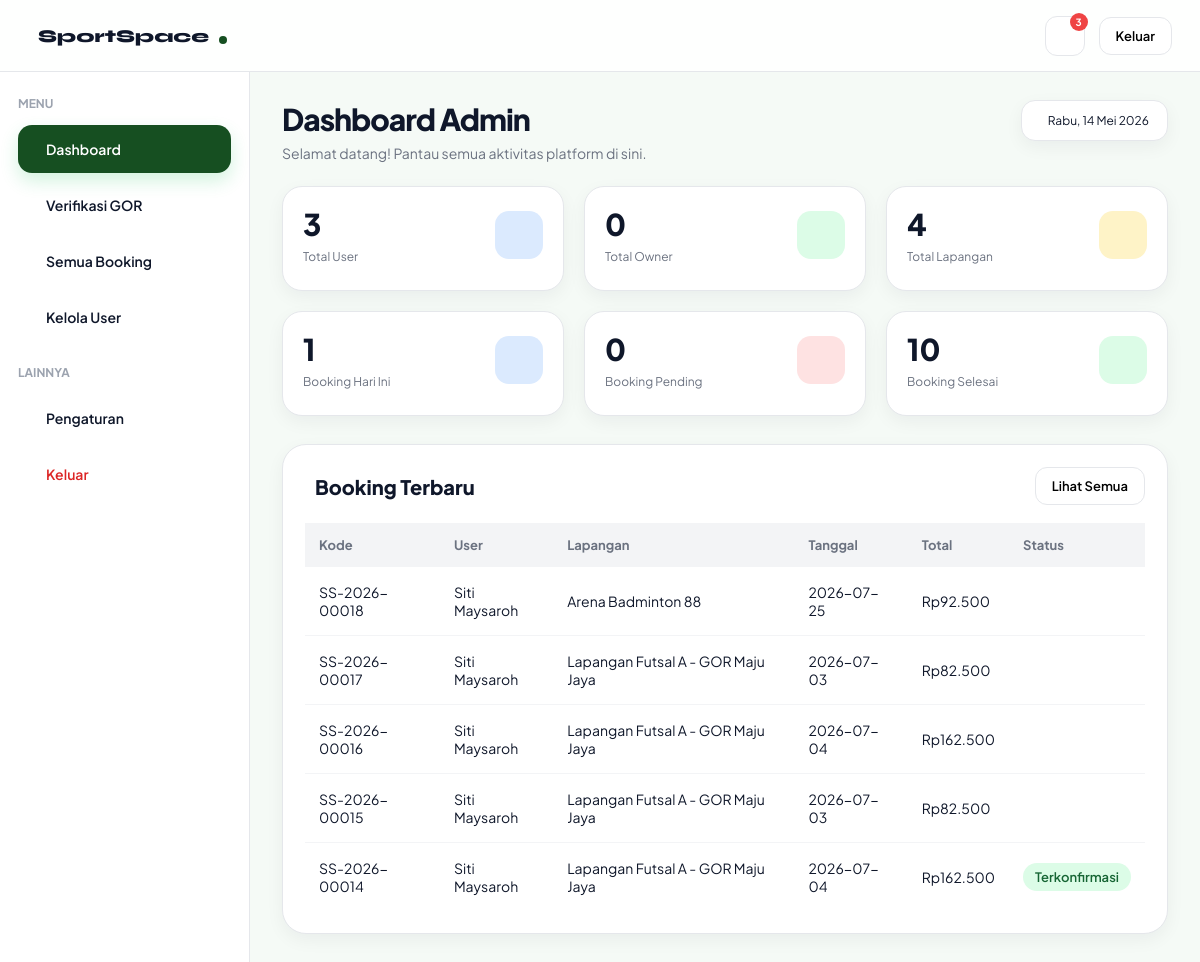
/dashboard-admin.php?filter=diterima, run on an earlier commit of the app's database.
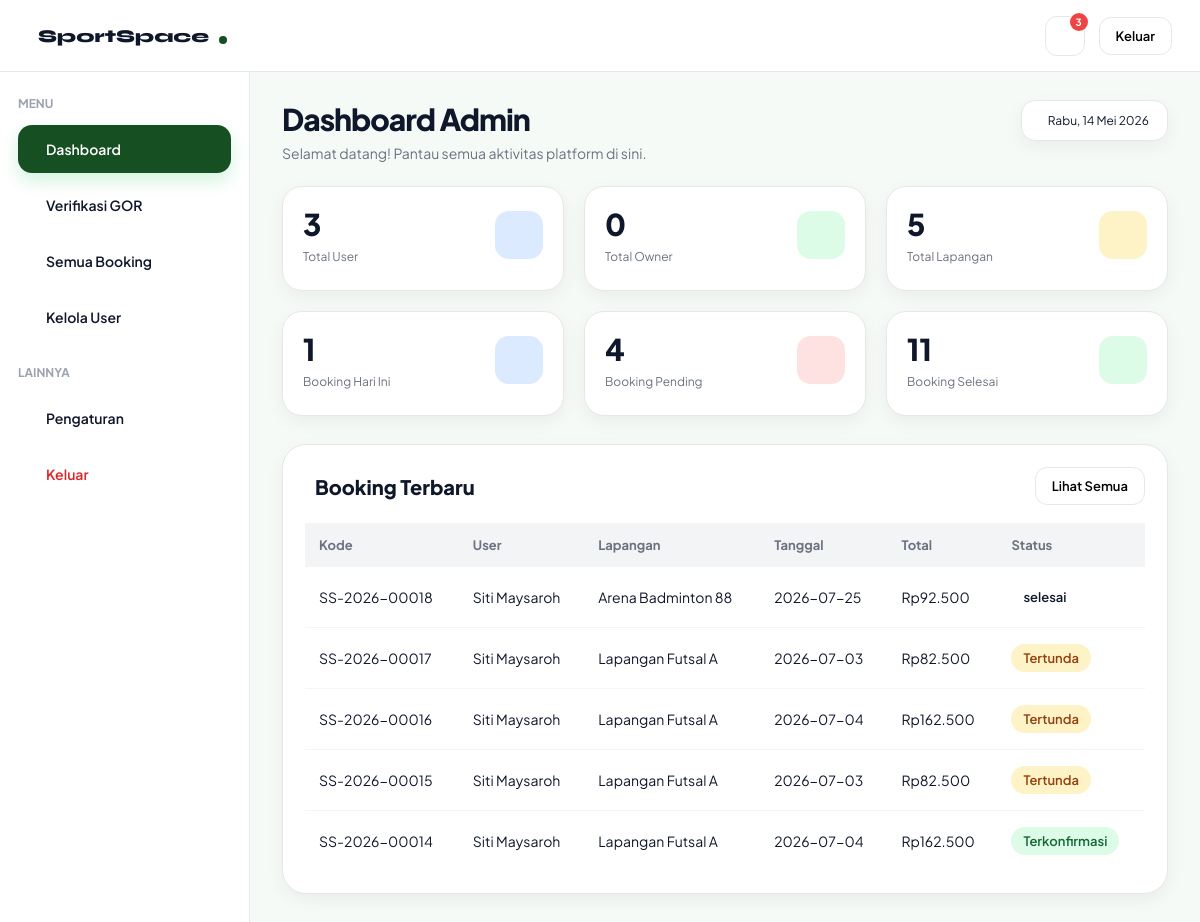
And on a later commit of the database.
### tables this page shows
CREATE TABLE `booking` (
  `booking_id` int(11) NOT NULL,
  `user_id` int(11) NOT NULL,
  `field_id` int(11) NOT NULL,
  `tanggal` date NOT NULL,
  `jam_mulai` time NOT NULL,
  `jam_selesai` time NOT NULL,
  `status` enum('tertunda','terkonfirmasi','dibatalkan','selesai') NOT NULL DEFAULT 'tertunda',
  `created_at` timestamp NOT NULL DEFAULT current_timestamp(),
  `booking_code` varchar(20) DEFAULT NULL
);

CREATE TABLE `users` (
  `user_id` int(11) NOT NULL,
  `nama` varchar(50) NOT NULL,
  `email` varchar(100) NOT NULL,
  `password` varchar(255) NOT NULL,
  `role` enum('user','admin') NOT NULL DEFAULT 'user',
  `created_at` timestamp NOT NULL DEFAULT current_timestamp()
);

CREATE TABLE `fields` (
  `field_id` int(11) NOT NULL,
  `owner_id` int(11) DEFAULT NULL,
  `nama_lapangan` varchar(100) NOT NULL,
  `jenis` varchar(50) NOT NULL,
  `harga` decimal(10,2) NOT NULL,
  `status` enum('tersedia','penuh') NOT NULL DEFAULT 'tersedia',
  `lokasi` varchar(255) DEFAULT NULL,
  `gambar` varchar(255) DEFAULT NULL,
  `deskripsi` text DEFAULT NULL,
  `owner_name` varchar(100) DEFAULT NULL,
  `owner_phone` varchar(20) DEFAULT NULL,
  `owner_address` varchar(255) DEFAULT NULL,
  `jam_operasional` varchar(50) DEFAULT NULL,
  `kapasitas` int(11) DEFAULT NULL,
  `jenis_lantai` varchar(50) DEFAULT NULL,
  `fasilitas` text DEFAULT NULL,
  `maps_link` text DEFAULT NULL,
  `google_maps_url` text DEFAULT NULL,
  `verifikasi` enum('pending','diterima','ditolak') NOT NULL DEFAULT 'pending',
  `durasi_slot` int(11) NOT NULL DEFAULT 1,
  `hari_libur` text DEFAULT NULL,
  `aktif` enum('aktif','nonaktif') NOT NULL
);

CREATE TABLE `payment` (
  `payment_id` int(11) NOT NULL,
  `booking_id` int(11) NOT NULL,
  `metode` enum('transfer','ewallet','cash') NOT NULL,
  `total` decimal(10,2) NOT NULL,
  `status` enum('tertunda','diverifikasi','ditolak') NOT NULL DEFAULT 'tertunda',
  `tanggal_bayar` timestamp NOT NULL DEFAULT current_timestamp()
);

### get-admin-dashboard.php (called while the page is built, shortened)
<?php
include "config.php";
$result = mysqli_query($conn, "
SELECT COUNT(*) AS total
FROM users
");
$totalUser = mysqli_fetch_assoc($result)['total'];
$result = mysqli_query($conn, "
SELECT COUNT(*) AS total
FROM fields
");
$totalLapangan = mysqli_fetch_assoc($result)['total'];
$result = mysqli_query($conn, "
SELECT COUNT(*) AS total
FROM booking
WHERE status='tertunda'
");
$totalPending = mysqli_fetch_assoc($result)['total'];
$result = mysqli_query($conn,"
SELECT COUNT(*) AS total
FROM users
WHERE role='owner'
");
$totalOwner = mysqli_fetch_assoc($result)['total'];
$result = mysqli_query($conn,"
SELECT COUNT(*) AS total
FROM booking
WHERE tanggal = CURDATE()
");
$totalBookingHariIni = mysqli_fetch_assoc($result)['total'];
$result = mysqli_query($conn,"
SELECT COUNT(*) AS total
FROM booking
WHERE status='terkonfirmasi'
");
$totalBookingSelesai = mysqli_fetch_assoc($result)['total'];

### get-booking-terbaru.php (called while the page is built)
<?php
include "config.php";
$queryBookingTerbaru = mysqli_query(
    $conn,
    "
    SELECT
        booking.booking_code,
        users.nama,
        fields.nama_lapangan,
        booking.tanggal,
        payment.total,
        booking.status
    FROM booking
    JOIN users
    ON booking.user_id = users.user_id
    JOIN fields
    ON booking.field_id = fields.field_id
    LEFT JOIN payment
    ON booking.booking_id = payment.booking_id
    ORDER BY booking.booking_id DESC
    LIMIT 5
    "
);

### dashboard-admin.php (the view, shortened to what this page needs)
<?php
include "get-admin-dashboard.php";
include "get-booking-terbaru.php";
?>
<!DOCTYPE html>
<html lang="id">
<head>
  <link rel="stylesheet" href="admin.css">
  <link rel="stylesheet" href="https://cdn.jsdelivr.net/npm/@tabler/icons-webfont@3.31.0/dist/tabler-icons.min.css">
</head>
<body>
   <nav class="navbar">
    <a href="index.php"class="navbar-brand"> <i class="ti ti-bowling"></i>
      <span>SportSpace</span>
      <div class="dot"></div>
    </a>
    <div class="navbar-actions">
      <div class="notif-container">
        <div class="notif" onclick="toggleNotif()"> <i class="ti ti-bell"></i>
          <div class="notif-badge" id="notifBadge"> 3 </div>
        </div>
    </div>
    <a href="login.html">
      <button class="btn btn-outline btn-sm"> <i class="ti ti-logout"> </i> Keluar </button>
    </a>
  </div>
</nav>
 <div class="dashboard-layout">
   <aside class="sidebar">
    <div>
      <div class="sidebar-section"> MENU </div>
      <div class="sidebar-menu">
        <div class="sidebar-item active" onclick="showSection('dashboard', this)"> <i class="ti ti-home"></i>
          <span>Dashboard</span>
        </div>
        <div class="sidebar-item" onclick="showSection('venue', this)"> <i class="ti ti-building"></i>
          <span>Verifikasi GOR</span>
        </div>
        <div class="sidebar-item" onclick="showSection('booking', this)"> <i class="ti ti-calendar-event"></i>
          <span>Semua Booking</span>
        </div>
        <div class="sidebar-item" onclick="showSection('user', this)"> <i class="ti ti-users"></i>
          <span>Kelola User</span>
        </div>
      </div>
      <div class="sidebar-section extra"> LAINNYA </div>
      <div class="sidebar-menu">
        <div class="sidebar-item" onclick="showSection('setting', this)"> <i class="ti ti-settings"></i>
          <span>Pengaturan</span>
        </div>
        <a href="login.html" class="logout-link">
          <div class="sidebar-item logout">
            <span>Keluar</span>
          </div>
        </a>
      </div>
    </div>
  </aside>
   <main class="dashboard-content">
     <section id="section-dashboard">
      <div class="top-header">
        <div>
          <h1 class="page-title"> Dashboard Admin </h1>
          <p class="page-sub"> Selamat datang! Pantau semua aktivitas platform di sini. </p>
        </div>
        <div class="date-card"> <i class="ti ti-calendar"> </i> Rabu, 14 Mei 2026 </div>
      </div>
<div class="stats-grid">
    <div class="stat-card">
        <div class="stat-top">
            <div>
                <div class="stat-value"><?= $totalUser ?></div>
                <div class="stat-label">Total User</div>
            </div>
            <div class="stat-icon blue-bg">
            </div>
        </div>
    </div>
    <div class="stat-card">
        <div class="stat-top">
            <div>
                <div class="stat-value"><?= $totalOwner ?></div>
                <div class="stat-label">Total Owner</div>
            </div>
            <div class="stat-icon green-bg">
            </div>
        </div>
    </div>
    <div class="stat-card">
        <div class="stat-top">
            <div>
                <div class="stat-value"><?= $totalLapangan ?></div>
                <div class="stat-label">Total Lapangan</div>
            </div>
            <div class="stat-icon amber-bg">
            </div>
        </div>
    </div>
    <div class="stat-card">
        <div class="stat-top">
            <div>
                <div class="stat-value"><?= $totalBookingHariIni ?></div>
                <div class="stat-label">Booking Hari Ini</div>
            </div>
            <div class="stat-icon blue-bg">
            </div>
        </div>
    </div>
    <div class="stat-card">
        <div class="stat-top">
            <div>
                <div class="stat-value"><?= $totalPending ?></div>
                <div class="stat-label">Booking Pending</div>
            </div>
            <div class="stat-icon red-bg">
            </div>
        </div>
    </div>
    <div class="stat-card">
        <div class="stat-top">
            <div>
                <div class="stat-value"><?= $totalBookingSelesai ?></div>
                <div class="stat-label">Booking Selesai</div>
            </div>
            <div class="stat-icon green-bg">
            </div>
        </div>
    </div>
</div>
       <div class="card">
        <div class="card-header">
          <div class="card-title"> <i class="ti ti-file-invoice"> </i> Booking Terbaru </div>
          <button class="btn btn-outline btn-sm" onclick="openBookingSection()"> Lihat Semua </button>
        </div>
        <div class="table-wrapper">
          <table class="table">
            <thead>
              <tr>
                <th>Kode</th>
                <th>User</th>
                <th>Lapangan</th>
                <th>Tanggal</th>
                <th>Total</th>
                <th>Status</th>
              </tr>
            </thead>
            <tbody>
              <?php while($row = mysqli_fetch_assoc($queryBookingTerbaru)) : ?>
                <tr>
                  <td><?= $row['booking_code']; ?></td>
                  <td><?= $row['nama']; ?></td>
                  <td><?= $row['nama_lapangan']; ?></td>
                  <td><?= $row['tanggal']; ?></td>
                  <td>Rp<?= number_format($row['total'], 0, ",", ".") ?></td>
                  <td>
                    <?php
                    $status = strtolower($row['status']);
                    if($status == "terkonfirmasi"){
                      echo '<span class="status-badge success">Terkonfirmasi</span>';
                    }
                    elseif($status == "tertunda"){
                      echo '<span class="status-badge warning">Tertunda</span>';
                    }
                    elseif($status == "dibatalkan"){
                      echo '<span class="status-badge danger">Dibatalkan</span>';
                    }
                    else{
                      echo '<span class="status-badge">'.$row['status'].'</span>';
                    }
                    ?>
                  </td>
                </tr>
              <?php endwhile; ?>
            </tbody>
          </table>
        </div>
      </div>
    </section>
      </main>
    </div>
    </body>
    </html>

What changed in the data, as far as the page shows it:
changed booking "Arena Badminton 88": status (not shown) → "selesai"
changed booking "SS-2026-00017": field.nama_lapangan "Lapangan Futsal A - GOR Maju Jaya" → "Lapangan Futsal A"; now shows "Tertunda"
changed booking "SS-2026-00016": field.nama_lapangan "Lapangan Futsal A - GOR Maju Jaya" → "Lapangan Futsal A"; now shows "Tertunda"
changed booking "SS-2026-00015": field.nama_lapangan "Lapangan Futsal A - GOR Maju Jaya" → "Lapangan Futsal A"; now shows "Tertunda"
changed through a linked row, booking "SS-2026-00014": field.nama_lapangan "Lapangan Futsal A - GOR Maju Jaya" → "Lapangan Futsal A"
Also different on the page:
$totalLapangan: "4" → "5"
$totalPending: "0" → "4"
$totalBookingSelesai: "10" → "11"
